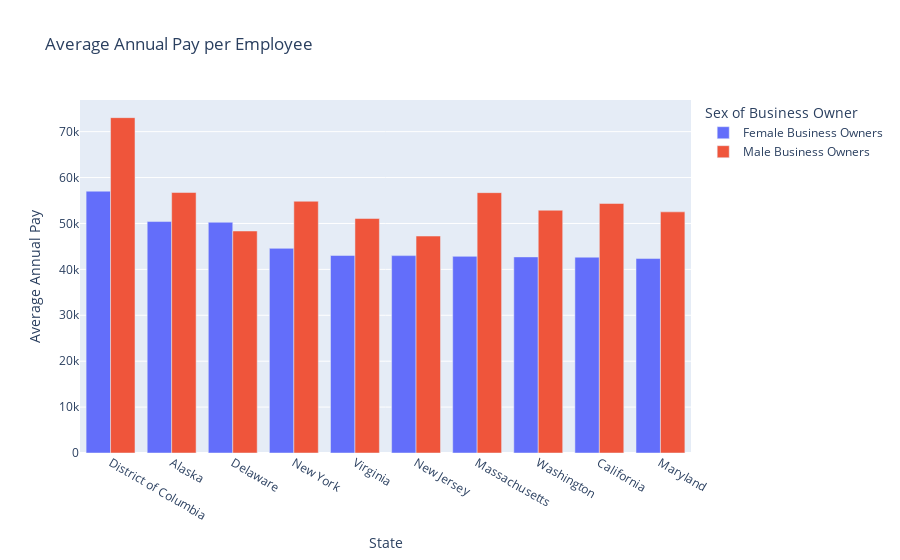

Notebook source saved alongside this figure:
### Code cell
import plotly.graph_objects as go

sorted_totals_top10 = together_sort[:10] # take top 10 states from sort by female business owners' pay/emp

fig = go.Figure(data=[
    go.Bar(name='Female Business Owners', x=sorted_totals_top10['NAME'], y=sorted_totals_top10['pay/emp_female']),
    go.Bar(name='Male Business Owners', x=sorted_totals_top10['NAME'], y=sorted_totals_top10['pay/emp_male'])
])

fig.update_layout(title = 'Average Annual Pay per Employee',
                  xaxis_title = 'State',
                  yaxis_title = 'Average Annual Pay',
                  legend_title = 'Sex of Business Owner',
                  barmode='group')

fig.show()

### Figure 1 — Plotly figure (JSON) as saved in the notebook; plotly's stock layout.template omitted (floating-point values rounded to 4 significant figures)
{"data": [{"name": "Female Business Owners", "type": "bar", "x": ["District of Columbia", "Alaska", "Delaware", "New York", "Virginia", "New Jersey", "Massachusetts", "Washington", "California", "Maryland"], "y": [57030.0, 50420.0, 50260.0, 44580.0, 43030.0, 43000.0, 42840.0, 42720.0, 42650.0, 42360.0]}, {"name": "Male Business Owners", "type": "bar", "x": ["District of Columbia", "Alaska", "Delaware", "New York", "Virginia", "New Jersey", "Massachusetts", "Washington", "California", "Maryland"], "y": [73050.0, 56740.0, 48360.0, 54840.0, 51080.0, 47260.0, 56710.0, 52880.0, 54350.0, 52530.0]}], "layout": {"barmode": "group", "legend": {"title": {"text": "Sex of Business Owner"}}, "title": {"text": "Average Annual Pay per Employee"}, "xaxis": {"title": {"text": "State"}}, "yaxis": {"title": {"text": "Average Annual Pay"}}}}
